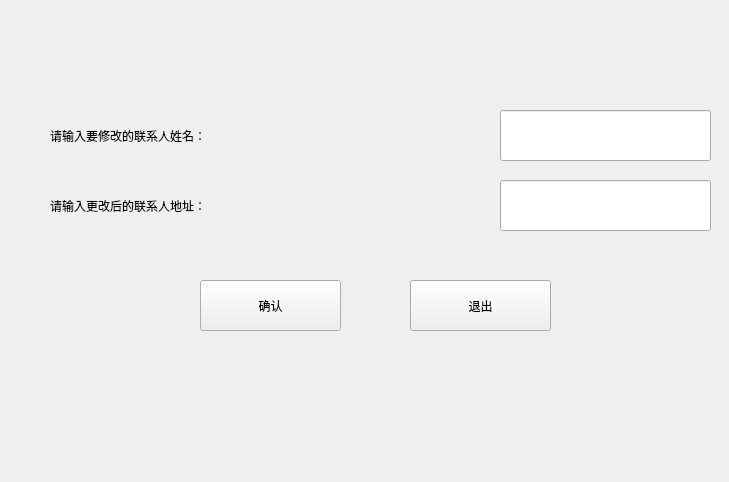
<?xml version="1.0" encoding="UTF-8"?>
<ui version="4.0">
 <class>modpeopleaddress</class>
 <widget class="QWidget" name="modpeopleaddress">
  <property name="geometry">
   <rect>
    <x>0</x>
    <y>0</y>
    <width>729</width>
    <height>482</height>
   </rect>
  </property>
  <property name="windowTitle">
   <string>Form</string>
  </property>
  <widget class="QPushButton" name="ok">
   <property name="geometry">
    <rect>
     <x>200</x>
     <y>280</y>
     <width>141</width>
     <height>51</height>
    </rect>
   </property>
   <property name="styleSheet">
    <string notr="true">font: 14pt &quot;微软雅黑&quot;;</string>
   </property>
   <property name="text">
    <string>确认</string>
   </property>
  </widget>
  <widget class="QPushButton" name="quit">
   <property name="geometry">
    <rect>
     <x>410</x>
     <y>280</y>
     <width>141</width>
     <height>51</height>
    </rect>
   </property>
   <property name="styleSheet">
    <string notr="true">font: 14pt &quot;微软雅黑&quot;;</string>
   </property>
   <property name="text">
    <string>退出</string>
   </property>
  </widget>
  <widget class="QLabel" name="label">
   <property name="geometry">
    <rect>
     <x>50</x>
     <y>110</y>
     <width>431</width>
     <height>51</height>
    </rect>
   </property>
   <property name="styleSheet">
    <string notr="true">font: 14pt &quot;微软雅黑&quot;;</string>
   </property>
   <property name="text">
    <string>请输入要修改的联系人姓名：</string>
   </property>
  </widget>
  <widget class="QLineEdit" name="Name">
   <property name="geometry">
    <rect>
     <x>500</x>
     <y>110</y>
     <width>211</width>
     <height>51</height>
    </rect>
   </property>
   <property name="styleSheet">
    <string notr="true">font: 14pt &quot;微软雅黑&quot;;</string>
   </property>
  </widget>
  <widget class="QLabel" name="label_2">
   <property name="geometry">
    <rect>
     <x>50</x>
     <y>180</y>
     <width>431</width>
     <height>51</height>
    </rect>
   </property>
   <property name="styleSheet">
    <string notr="true">font: 14pt &quot;微软雅黑&quot;;</string>
   </property>
   <property name="text">
    <string>请输入更改后的联系人地址：</string>
   </property>
  </widget>
  <widget class="QLineEdit" name="Address">
   <property name="geometry">
    <rect>
     <x>500</x>
     <y>180</y>
     <width>211</width>
     <height>51</height>
    </rect>
   </property>
   <property name="styleSheet">
    <string notr="true">font: 14pt &quot;微软雅黑&quot;;</string>
   </property>
  </widget>
 </widget>
 <resources/>
 <connections/>
</ui>
